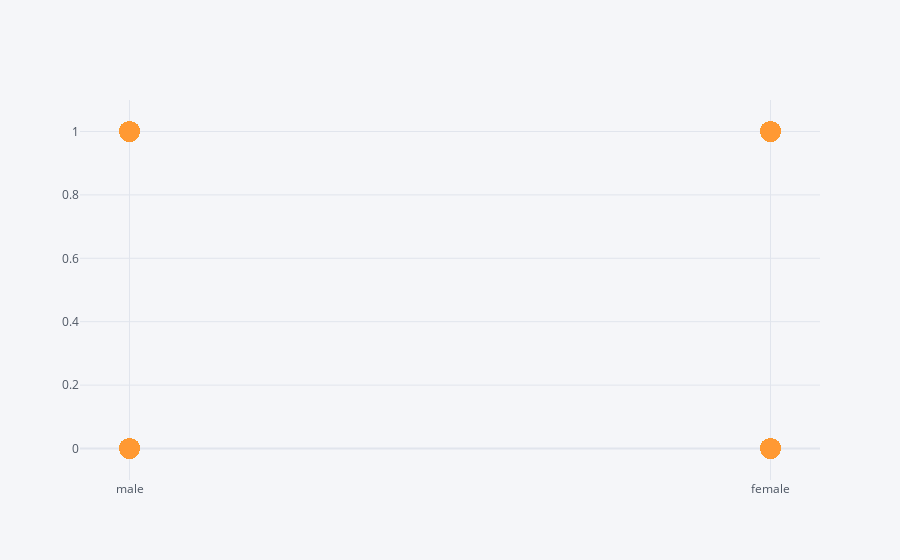

Here is the notebook cell this chart was saved with:
### Code cell
titanic.iplot(kind='scatter', x='sex', y='survived',mode='markers+text',size=20)

### Figure 1 — Plotly figure (JSON) as saved in the notebook; plotly's stock layout.template omitted (floating-point values rounded to 4 significant figures; data arrays with more than 128 entries replaced by an {"elided": "..."} marker saying what was removed)
{"data": [{"line": {"color": "rgba(255, 153, 51, 1.0)", "dash": "solid", "shape": "linear", "width": 1.3}, "marker": {"size": 20, "symbol": "circle"}, "mode": "markers+text", "name": "survived", "text": "", "type": "scatter", "x": {"elided": "891 str values"}, "y": {"elided": "891 int values"}}], "layout": {"legend": {"bgcolor": "#F5F6F9", "font": {"color": "#4D5663"}}, "paper_bgcolor": "#F5F6F9", "plot_bgcolor": "#F5F6F9", "title": {"font": {"color": "#4D5663"}}, "xaxis": {"gridcolor": "#E1E5ED", "showgrid": true, "tickfont": {"color": "#4D5663"}, "title": {"font": {"color": "#4D5663"}, "text": ""}, "zerolinecolor": "#E1E5ED"}, "yaxis": {"gridcolor": "#E1E5ED", "showgrid": true, "tickfont": {"color": "#4D5663"}, "title": {"font": {"color": "#4D5663"}, "text": ""}, "zerolinecolor": "#E1E5ED"}}}
